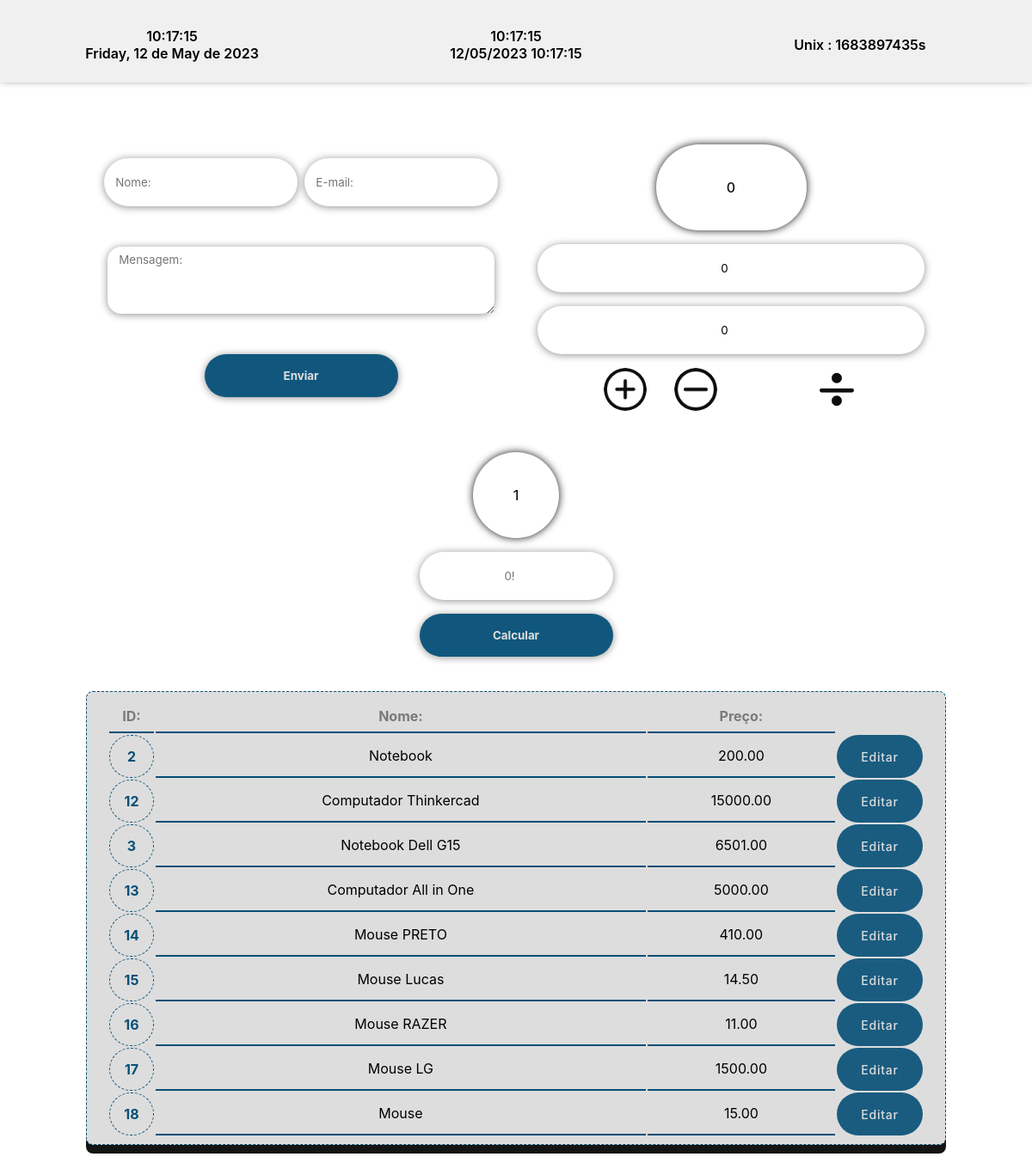
The page / on the database its author committed.
### tables this page shows
CREATE TABLE IF NOT EXISTS `produtos` (
  `id` int NOT NULL AUTO_INCREMENT,
  `nome` varchar(140) NOT NULL,
  `preco` decimal(16,2) NOT NULL,
  PRIMARY KEY (`id`)
);

### index.php (the view, shortened to what this page needs)
<?php
$resultadoF = 1;
$aux = 0;
?>
<?php
$host = "localhost";
$login = "root";
$senha = "";
$nomebd = "bd-7-em-1";
$mysqli = new mysqli($host, $login, $senha, $nomebd);
$retorno = $mysqli->query("SELECT * FROM produtos");
?>
<?php
if ($retorno->num_rows > 0) {
    echo "<table  class='tabela'>";
    echo "
            <tr>
                <th id='thId'>ID:</th>
                <th>Nome:</th>
                <th>Preço:</th>
            </tr>
            ";
    while ($row = $retorno->fetch_assoc()) {
        echo "<tr>
                        <td id='idTabela'>" . $row["id"] . "</td>
                        <td>" . $row["nome"] . "</td>
                        <td>" . $row["preco"] . "</td>
                        <td id='botaoTabela'><a href='index.php?id=$row[id]#resultado'>Editar</a></td>
                    </tr>";
    }
?>
<?php
}
?>
<?php
$calc = 0;
?>
<head>
    <link rel="stylesheet" href="/assets/css/style.css">
</head>
<body>
    <nav>
        <div class="mostrahora" id="mostrahora1">
            <?php
            $data = getdate();
            print_r($data['hours'] . ':' . $data['minutes'] . ':' . $data['seconds']);
            echo "<br>";
            print_r($data['weekday'] . ', ' . $data['mday'] . ' de ' . $data['month'] . ' de ' . $data['year']);
            ?>
        </div>
        <div class="mostrahora" id="mostrahora2">
            <?php
            $data2 = new DateTime();
            echo $data2->format('H:i:s');
            echo "<br>";
            echo $data2->format('d/m/Y H:i:s');
            ?>
        </div>
        <div class="mostrahora" id="mostrahora3">
            <?php
            echo "Unix : " . strtotime("now") . 's';
            ?>
        </div>
    </nav>
    <section>
        <div class="container">
            <div class="areaMsg">
                <form action="" method="POST">
                    <input type="text" name="nome" id="" placeholder="Nome:">
                    <input type="email" name="email" id="" placeholder="E-mail:">
                    <textarea id="msg" name="msg" rows="4" cols="50" placeholder="Mensagem:"></textarea>
                    <input type="submit" value="Enviar">
                </form>
            </div>
            <div class="areaCalc">
                <form action="" method="POST" id="calc">
                    <input readonly type="text" name="" id="" value='<?php echo $calc; ?>' style="cursor:default; text-align:center; font-size:1rem; color:var(--escuro); font-weight:500; width: 35%; min-width:100px; height: 100px; border-radius: 100px; box-shadow: 0 0 10px var(--escuro);">
                    <input type="number" name="a" id="" step="any" placeholder="A:" value="0">
                    <input type="number" name="b" id="" step="any" placeholder="B:" value="0">
                    <div class="Calbtns">
                        <input type="submit" value="" name="soma" id="soma">
                        <input type="submit" value="" name="sub" id="subtrai">
                        <input type="submit" value="" name="mult">
                        <input type="submit" value="" name="div">
                    </div>
                </form>
            </div>
            <div class="areaFat">
                <form action="" method="POST" id="fat">
                    <input readonly type="text" name="" id="" min="0" value='<?php echo $resultadoF; ?>' style="cursor:default; text-align:center; font-size:1rem; color:var(--escuro); font-weight:500; height: 100px;<?php if ($resultadoF <= 999999) {
                                                                                                                                                                                                                            echo "width:100px;";
                                                                                                                                                                                                                        } ?> border-radius: 100px; box-shadow: 0 0 10px var(--escuro);">
                    <input type="number" name="fatorial" id="" min="0" placeholder='<?php echo $aux .  "!"; ?>'>
                    <input type="submit" value="Calcular" id="fat">
                </form>
            </div>
        </div>
    </section>
</body>
</html>

### assets/css/style.css (style rules this page uses)
* { margin: 0; padding: 0; font-family: Inter; }
body { min-width: 300px; min-height: 400px; display: flex; justify-content: center; align-items: center; flex-direction: column; transition: 0.5s; overflow-x: hidden; }
nav { font-weight: 600; width: 100vw; min-height: 6rem; display: flex; flex-direction: column; justify-content: space-evenly; align-items: center; background-color: var(--claro); box-shadow: var(--escuro) 0px -5px 10px; margin-bottom: 2rem; }
.mostrahora { position: relative; padding: 0.5rem 0rem; width: 100%; height: 100%; min-height: 50px; border-top: 1px var(--claro2) solid; border-left: none; border-right: none; display: flex; text-align: center; justify-content: center; align-items: center; }
section { width: 90vw; margin: 1rem; display: flex; justify-content: center; align-items: start; }
.container { display: flex; flex-direction: row; flex-wrap: wrap; width: 90vw; min-width: 300px; padding: 0 1rem; justify-content: center; }
.areaMsg, .areaCalc, .areaFat, .areaResult { display: flex; flex-direction: column; justify-content: center; align-items: center; padding: 1rem 0; max-width: 500px; width: 100%; }
.areaMsg input, .areaCalc input, .areaFat input, .areaResult input, textarea { width: 90%; min-height: 40px; border: none; border-radius: 2rem; margin: 0.5rem 0; padding: 0.5em 1em; box-shadow: 0px 1px 10px rgba(0, 0, 0, 0.45); }
textarea { border-radius: 1rem; }
input[type="submit"] { background-color: var(--azul); color: var(--claro2); opacity: 0.95; font-weight: bolder; min-height: 50px; padding: 0; }
input[type="number"] { text-align: center; }
.CalBtns { width: 100%; padding: 0 1em; display: flex; flex-wrap: wrap; justify-content: center; }
input[name="soma"] { background-image: url("/assets/img/add.png"); }
input[name="sub"] { background-image: url("/assets/img/sub.png"); }
input[name="div"] { background-image: url("/assets/img/div.png"); }
input[name="mult"] { background-image: url("/assets/img/mult.png"); }
#soma, #subtrai { max-width: 50px; background-size: 50px; }
.CalBtns input[type="submit"] { box-shadow: none; background-color: transparent; background-repeat: no-repeat; background-position: center; background-size: 40px; }
.areaCalc input[type="submit"] { max-width: 50px; border-radius: 100px; margin: 0.5rem 1rem; }
.tabela { max-width: 1000px; width: 90%; border-radius: 0.5rem; margin-bottom: 2rem; padding: 0.5rem 1.5rem; background-color: var(--claro2); border: 1px dashed var(--azul); box-shadow: 0 10px var(--escuro); }
.tabela td, th { font-size: calc(1rem+1vw); text-align: center; padding: 0.5rem 0; border: 1px solid black; min-width: 50px; border: none; border-bottom: 2px solid var(--azul); }
.tabela th { border-radius: 0; color: #1414147f; }
.tabela td { padding-bottom: 0.5rem; }
.tabela td a { text-decoration: none; color: var(--claro2); font-weight: 500; font-size: 0.75rem; letter-spacing: 0.75px; }
#thId { border-radius: 0; border: none; border-bottom: 2px solid var(--azul); }
#idTabela { max-width: 100px; color: var(--azul); }
#botaoTabela { border: none; padding: 0rem 0rem; width: 100px; border-radius: 200px; background-color: var(--azul); opacity: 0.9; max-height: 30px; }
@media (min-width:481px) { nav { flex-direction: row; } }
@media (min-width:481px) { .mostrahora { border-bottom: none; border-top: none; padding: 0.5rem 1rem 0 1rem; max-height: 100%; margin: 0 0.5rem; } }
@media (min-width:481px) { .areaMsg { flex-direction: row; flex-wrap: wrap; } }
@media (min-width:481px) { .areaMsg input, .areaFat input, .areaResult input { width: 45%; margin: 0.5rem 0.25rem; } }
@media (min-width:481px) { input[type="number"], input[type="text"], input[type="email"] { padding: 1.5em 1em; } }
@media (min-width:481px) { .tabela td a { font-size: calc(0.5rem + 0.5vw); } }
@media (min-width:481px) { #idTabela { width: 50px; height: 50px; border-radius: 50px; border: 1px dashed var(--azul); font-weight: bolder; } }

### rows shown on the page
produtos: id "2", nome "Notebook", preco "200.00"
produtos: id "12", nome "Computador Thinkercad", preco "15000.00"
produtos: id "3", nome "Notebook Dell G15", preco "6501.00"
produtos: id "13", nome "Computador All in One", preco "5000.00"
produtos: id "14", nome "Mouse PRETO", preco "410.00"
produtos: id "15", nome "Mouse Lucas", preco "14.50"
produtos: id "16", nome "Mouse RAZER", preco "11.00"
produtos: id "17", nome "Mouse LG", preco "1500.00"
produtos: id "18", nome "Mouse", preco "15.00"
